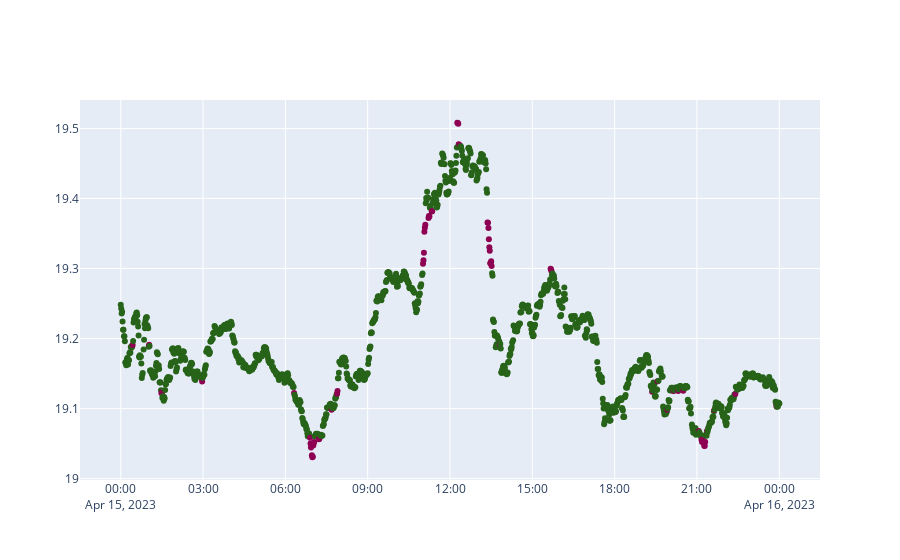

Notebook code cell kept with this figure:
### Code cell
x = list(real_time_data['timestamp'])
y = list(real_time_data['close'])

# function below sets the color based on amount
def SetColor(x):
    if(x == 1):
        return "green"
    if (x==-1):
        return "red"
    


# Create a trace
trace =  go.Scatter(
    x = x,
    y = y,
    mode='markers',
    marker_color =real_time_data['outlier']
)

iplot([trace], filename='basic-line')

### Figure 1 — Plotly figure (JSON) as saved in the notebook; plotly's stock layout.template omitted (floating-point values rounded to 4 significant figures; data arrays with more than 128 entries replaced by an {"elided": "..."} marker saying what was removed)
{"data": [{"marker": {"color": {"elided": "1422 int values"}}, "mode": "markers", "type": "scatter", "x": {"elided": "1422 str values"}, "y": {"elided": "1422 float values"}}], "layout": {}}
